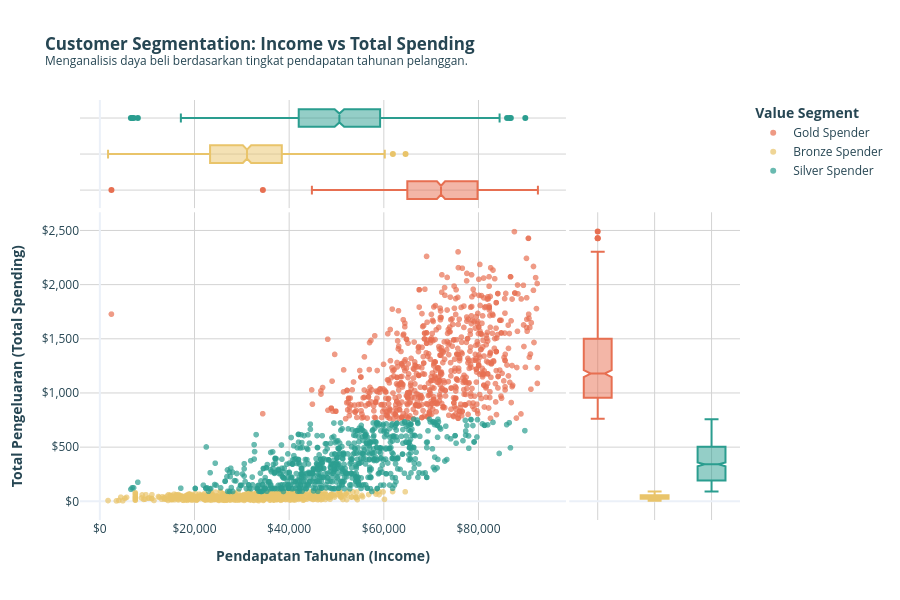
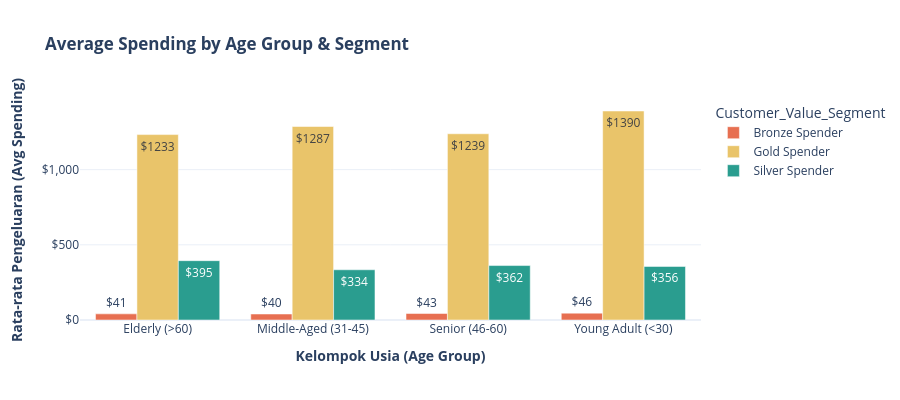

Notebook cell for these charts, in order:
### Markdown cell above
## 🕵️♂️ Part 3: Customer Deep Dive
 Q1: Customer Segment vs Income Tier

### Code cell
# ==========================================
# CELL 6: CUSTOMER DEEP DIVE (Q1) - KARAKTERISTIK & NILAI
# ==========================================

# 1. Membersihkan Outlier & Menyiapkan Kolom Pendukung
# Menghapus outlier Income > 150.000 agar visualisasi tidak terkompresi
df_clean = df[df['Income'] < 150000].copy()

# FIX: Membuat kolom Total_Children secara on-the-fly karena tidak ada di dataset asli
df_clean['Total_Children'] = df_clean['Kidhome'] + df_clean['Teenhome']

# 1. Membuat Interactive Scatter Plot dengan Plotly Express
# Menambahkan marginal_x dan marginal_y untuk melihat distribusi di pinggir grafik
fig_q1 = px.scatter(
    df_clean, 
    x="Income", 
    y="MntTotal", 
    color="Customer_Value_Segment",
    color_discrete_sequence=["#e76f51", "#e9c46a", "#2a9d8f"], # Bronze, Silver, Gold
    marginal_x="box", # Menambahkan boxplot di sumbu X (Atas)
    marginal_y="box", # Menambahkan boxplot di sumbu Y (Kanan)
    hover_data=["Age", "Total_Children", "Customer_Days", "NumWebVisitsMonth"], # Data tambahan saat kursor diarahkan
    opacity=0.7,
    title="<b>Customer Segmentation: Income vs Total Spending</b><br><sup>Menganalisis daya beli berdasarkan tingkat pendapatan tahunan pelanggan.</sup>"
)

# 2. Kustomisasi Layout dan Format Sumbu (Mata Uang $)
fig_q1.update_layout(
    template="plotly_white",
    height=600,
    xaxis_title="<b>Pendapatan Tahunan (Income)</b>",
    yaxis_title="<b>Total Pengeluaran (Total Spending)</b>",
    legend_title="<b>Value Segment</b>",
    font=dict(size=12, color="#264653"),
    hovermode="closest"
)

# Memformat angka di sumbu X dan Y agar menampilkan simbol Dollar ($)
fig_q1.update_xaxes(tickformat="$,.0f", showgrid=True, gridwidth=1, gridcolor='LightGray')
fig_q1.update_yaxes(tickformat="$,.0f", showgrid=True, gridwidth=1, gridcolor='LightGray')

# 3. Menampilkan Visualisasi
fig_q1.show()



# ---------------------------------------------------------
# VISUALISASI TAMBAHAN: Rata-rata Spending per Age Group
# ---------------------------------------------------------
# Agregasi data untuk bar chart
age_spending = df.groupby(['Age_Group', 'Customer_Value_Segment'])['MntTotal'].mean().reset_index()

fig_age = px.bar(
    age_spending, 
    x='Age_Group', 
    y='MntTotal', 
    color='Customer_Value_Segment',
    barmode='group',
    color_discrete_sequence=["#e76f51", "#e9c46a", "#2a9d8f"],
    title="<b>Average Spending by Age Group & Segment</b>",
    text_auto='$.0f' # Menampilkan angka di atas batang dengan format dolar
)

fig_age.update_layout(
    template="plotly_white", 
    height=400,
    xaxis_title="<b>Kelompok Usia (Age Group)</b>",
    yaxis_title="<b>Rata-rata Pengeluaran (Avg Spending)</b>"
)
fig_age.update_yaxes(tickformat="$,.0f")
fig_age.show()

### Figure 1 — Plotly figure (JSON) as saved in the notebook; plotly's stock layout.template omitted (floating-point values rounded to 4 significant figures; data arrays with more than 128 entries replaced by an {"elided": "..."} marker saying what was removed)
{"data": [{"customdata": {"elided": "726x4 int values"}, "hovertemplate": "Customer_Value_Segment=Gold Spender<br>Income=%{x}<br>MntTotal=%{y}<br>Age=%{customdata[0]}<br>Total_Children=%{customdata[1]}<br>Customer_Days=%{customdata[2]}<br>NumWebVisitsMonth=%{customdata[3]}<extra></extra>", "legendgroup": "Gold Spender", "marker": {"color": "#e76f51", "opacity": 0.7, "symbol": "circle"}, "mode": "markers", "name": "Gold Spender", "showlegend": true, "type": "scattergl", "x": {"elided": "726 int values"}, "xaxis": "x", "y": {"elided": "726 int values"}, "yaxis": "y"}, {"alignmentgroup": "True", "customdata": {"elided": "726x4 int values"}, "hovertemplate": "Customer_Value_Segment=Gold Spender<br>Income=%{x}<br>Age=%{customdata[0]}<br>Total_Children=%{customdata[1]}<br>Customer_Days=%{customdata[2]}<br>NumWebVisitsMonth=%{customdata[3]}<extra></extra>", "legendgroup": "Gold Spender", "marker": {"color": "#e76f51", "symbol": "circle"}, "name": "Gold Spender", "notched": true, "offsetgroup": "Gold Spender", "showlegend": false, "type": "box", "x": {"elided": "726 int values"}, "xaxis": "x3", "yaxis": "y3"}, {"alignmentgroup": "True", "customdata": {"elided": "726x4 int values"}, "hovertemplate": "Customer_Value_Segment=Gold Spender<br>MntTotal=%{y}<br>Age=%{customdata[0]}<br>Total_Children=%{customdata[1]}<br>Customer_Days=%{customdata[2]}<br>NumWebVisitsMonth=%{customdata[3]}<extra></extra>", "legendgroup": "Gold Spender", "marker": {"color": "#e76f51", "symbol": "circle"}, "name": "Gold Spender", "notched": true, "offsetgroup": "Gold Spender", "showlegend": false, "type": "box", "xaxis": "x2", "y": {"elided": "726 int values"}, "yaxis": "y2"}, {"customdata": {"elided": "737x4 int values"}, "hovertemplate": "Customer_Value_Segment=Bronze Spender<br>Income=%{x}<br>MntTotal=%{y}<br>Age=%{customdata[0]}<br>Total_Children=%{customdata[1]}<br>Customer_Days=%{customdata[2]}<br>NumWebVisitsMonth=%{customdata[3]}<extra></extra>", "legendgroup": "Bronze Spender", "marker": {"color": "#e9c46a", "opacity": 0.7, "symbol": "circle"}, "mode": "markers", "name": "Bronze Spender", "showlegend": true, "type": "scattergl", "x": {"elided": "737 int values"}, "xaxis": "x", "y": {"elided": "737 int values"}, "yaxis": "y"}, {"alignmentgroup": "True", "customdata": {"elided": "737x4 int values"}, "hovertemplate": "Customer_Value_Segment=Bronze Spender<br>Income=%{x}<br>Age=%{customdata[0]}<br>Total_Children=%{customdata[1]}<br>Customer_Days=%{customdata[2]}<br>NumWebVisitsMonth=%{customdata[3]}<extra></extra>", "legendgroup": "Bronze Spender", "marker": {"color": "#e9c46a", "symbol": "circle"}, "name": "Bronze Spender", "notched": true, "offsetgroup": "Bronze Spender", "showlegend": false, "type": "box", "x": {"elided": "737 int values"}, "xaxis": "x3", "yaxis": "y3"}, {"alignmentgroup": "True", "customdata": {"elided": "737x4 int values"}, "hovertemplate": "Customer_Value_Segment=Bronze Spender<br>MntTotal=%{y}<br>Age=%{customdata[0]}<br>Total_Children=%{customdata[1]}<br>Customer_Days=%{customdata[2]}<br>NumWebVisitsMonth=%{customdata[3]}<extra></extra>", "legendgroup": "Bronze Spender", "marker": {"color": "#e9c46a", "symbol": "circle"}, "name": "Bronze Spender", "notched": true, "offsetgroup": "Bronze Spender", "showlegend": false, "type": "box", "xaxis": "x2", "y": {"elided": "737 int values"}, "yaxis": "y2"}, {"customdata": {"elided": "719x4 int values"}, "hovertemplate": "Customer_Value_Segment=Silver Spender<br>Income=%{x}<br>MntTotal=%{y}<br>Age=%{customdata[0]}<br>Total_Children=%{customdata[1]}<br>Customer_Days=%{customdata[2]}<br>NumWebVisitsMonth=%{customdata[3]}<extra></extra>", "legendgroup": "Silver Spender", "marker": {"color": "#2a9d8f", "opacity": 0.7, "symbol": "circle"}, "mode": "markers", "name": "Silver Spender", "showlegend": true, "type": "scattergl", "x": {"elided": "719 int values"}, "xaxis": "x", "y": {"elided": "719 int values"}, "yaxis": "y"}, {"alignmentgroup": "True", "customdata": {"elided": "719x4 int values"}, "hovertemplate": "Customer_Value_Segment=Silver Spender<br>Income=%{x}<br>Age=%{customdata[0]}<br>Total_Children=%{customdata[1]}<br>Customer_Days=%{customdata[2]}<br>NumWebVisitsMonth=%{customdata[3]}<extra></extra>", "legendgroup": "Silver Spender", "marker": {"color": "#2a9d8f", "symbol": "circle"}, "name": "Silver Spender", "notched": true, "offsetgroup": "Silver Spender", "showlegend": false, "type": "box", "x": {"elided": "719 int values"}, "xaxis": "x3", "yaxis": "y3"}, {"alignmentgroup": "True", "customdata": {"elided": "719x4 int values"}, "hovertemplate": "Customer_Value_Segment=Silver Spender<br>MntTotal=%{y}<br>Age=%{customdata[0]}<br>Total_Children=%{customdata[1]}<br>Customer_Days=%{customdata[2]}<br>NumWebVisitsMonth=%{customdata[3]}<extra></extra>", "legendgroup": "Silver Spender", "marker": {"color": "#2a9d8f", "symbol": "circle"}, "name": "Silver Spender", "notched": true, "offsetgroup": "Silver Spender", "showlegend": false, "type": "box", "xaxis": "x2", "y": {"elided": "719 int values"}, "yaxis": "y2"}], "layout": {"font": {"color": "#264653", "size": 12}, "height": 600, "hovermode": "closest", "legend": {"title": {"text": "<b>Value Segment</b>"}, "tracegroupgap": 0}, "title": {"text": "<b>Customer Segmentation: Income vs Total Spending</b><br><sup>Menganalisis daya beli berdasarkan tingkat pendapatan tahunan pelanggan.</sup>"}, "xaxis": {"anchor": "y", "domain": [0, 0.7363], "gridcolor": "LightGray", "gridwidth": 1, "showgrid": true, "tickformat": "$,.0f", "title": {"text": "<b>Pendapatan Tahunan (Income)</b>"}}, "xaxis2": {"anchor": "y2", "domain": [0.7413, 1], "gridcolor": "LightGray", "gridwidth": 1, "matches": "x2", "showgrid": true, "showline": false, "showticklabels": false, "tickformat": "$,.0f", "ticks": ""}, "xaxis3": {"anchor": "y3", "domain": [0, 0.7363], "gridcolor": "LightGray", "gridwidth": 1, "matches": "x", "showgrid": true, "showticklabels": false, "tickformat": "$,.0f"}, "xaxis4": {"anchor": "y4", "domain": [0.7413, 1], "gridcolor": "LightGray", "gridwidth": 1, "matches": "x2", "showgrid": true, "showline": false, "showticklabels": false, "tickformat": "$,.0f", "ticks": ""}, "yaxis": {"anchor": "x", "domain": [0, 0.7326], "gridcolor": "LightGray", "gridwidth": 1, "showgrid": true, "tickformat": "$,.0f", "title": {"text": "<b>Total Pengeluaran (Total Spending)</b>"}}, "yaxis2": {"anchor": "x2", "domain": [0, 0.7326], "gridcolor": "LightGray", "gridwidth": 1, "matches": "y", "showgrid": true, "showticklabels": false, "tickformat": "$,.0f"}, "yaxis3": {"anchor": "x3", "domain": [0.7426, 1], "gridcolor": "LightGray", "gridwidth": 1, "matches": "y3", "showgrid": true, "showline": false, "showticklabels": false, "tickformat": "$,.0f", "ticks": ""}, "yaxis4": {"anchor": "x4", "domain": [0.7426, 1], "gridcolor": "LightGray", "gridwidth": 1, "matches": "y3", "showgrid": true, "showline": false, "showticklabels": false, "tickformat": "$,.0f", "ticks": ""}}}

### Figure 2 — Plotly figure (JSON) as saved in the notebook; plotly's stock layout.template omitted (floating-point values rounded to 4 significant figures)
{"data": [{"alignmentgroup": "True", "hovertemplate": "Customer_Value_Segment=Bronze Spender<br>Age_Group=%{x}<br>MntTotal=%{y}<extra></extra>", "legendgroup": "Bronze Spender", "marker": {"color": "#e76f51", "pattern": {"shape": ""}}, "name": "Bronze Spender", "offsetgroup": "Bronze Spender", "orientation": "v", "showlegend": true, "textposition": "auto", "texttemplate": "%{y:$.0f}", "type": "bar", "x": ["Elderly (>60)", "Middle-Aged (31-45)", "Senior (46-60)", "Young Adult (<30)"], "xaxis": "x", "y": [40.78, 39.86, 43.04, 45.6], "yaxis": "y"}, {"alignmentgroup": "True", "hovertemplate": "Customer_Value_Segment=Gold Spender<br>Age_Group=%{x}<br>MntTotal=%{y}<extra></extra>", "legendgroup": "Gold Spender", "marker": {"color": "#e9c46a", "pattern": {"shape": ""}}, "name": "Gold Spender", "offsetgroup": "Gold Spender", "orientation": "v", "showlegend": true, "textposition": "auto", "texttemplate": "%{y:$.0f}", "type": "bar", "x": ["Elderly (>60)", "Middle-Aged (31-45)", "Senior (46-60)", "Young Adult (<30)"], "xaxis": "x", "y": [1233.0, 1287.0, 1239.0, 1390.0], "yaxis": "y"}, {"alignmentgroup": "True", "hovertemplate": "Customer_Value_Segment=Silver Spender<br>Age_Group=%{x}<br>MntTotal=%{y}<extra></extra>", "legendgroup": "Silver Spender", "marker": {"color": "#2a9d8f", "pattern": {"shape": ""}}, "name": "Silver Spender", "offsetgroup": "Silver Spender", "orientation": "v", "showlegend": true, "textposition": "auto", "texttemplate": "%{y:$.0f}", "type": "bar", "x": ["Elderly (>60)", "Middle-Aged (31-45)", "Senior (46-60)", "Young Adult (<30)"], "xaxis": "x", "y": [394.6, 333.9, 362.0, 356.2], "yaxis": "y"}], "layout": {"barmode": "group", "height": 400, "legend": {"title": {"text": "Customer_Value_Segment"}, "tracegroupgap": 0}, "title": {"text": "<b>Average Spending by Age Group & Segment</b>"}, "xaxis": {"anchor": "y", "domain": [0, 1], "title": {"text": "<b>Kelompok Usia (Age Group)</b>"}}, "yaxis": {"anchor": "x", "domain": [0, 1], "tickformat": "$,.0f", "title": {"text": "<b>Rata-rata Pengeluaran (Avg Spending)</b>"}}}}
